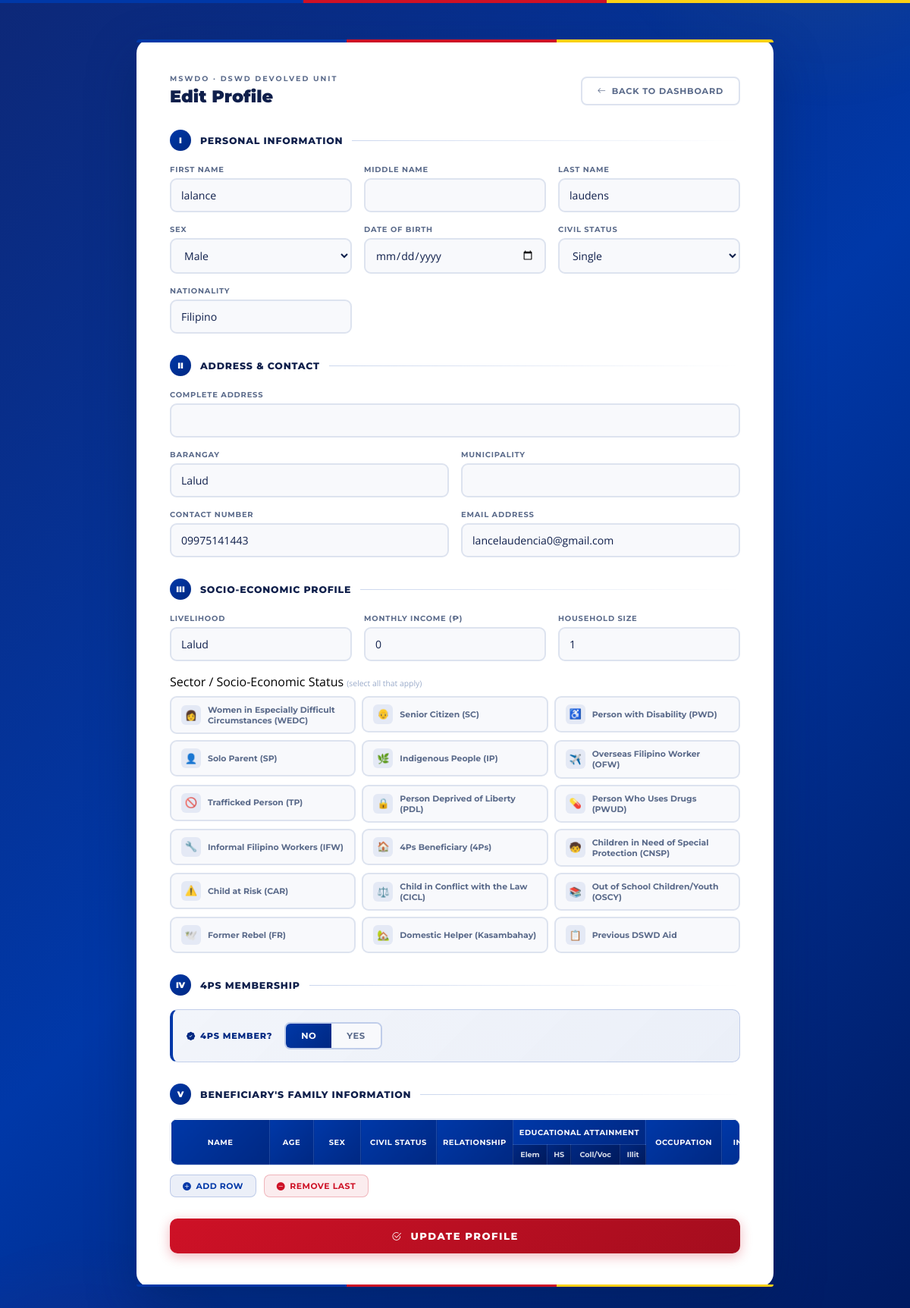
The app's page /client/profile/edit/ (signed in) with its own data.
### core/models.py (models this page shows, shortened)
class Client(models.Model):
    first_name   = models.CharField(max_length=120)
    middle_name  = models.CharField(max_length=120, blank=True, null=True)
    last_name    = models.CharField(max_length=120)
    sex          = models.CharField(max_length=10, blank=True, null=True)
    birth_date   = models.DateField(blank=True, null=True)
    civil_status = models.CharField(max_length=30, blank=True, null=True)
    nationality  = models.CharField(max_length=50, blank=True, null=True)
    address      = models.TextField(blank=True, null=True)
    barangay     = models.CharField(max_length=100, blank=True, null=True)
    municipality = models.CharField(max_length=100, blank=True, null=True)
    email        = models.EmailField(blank=True, null=True)
    contact_no   = models.CharField(max_length=20, blank=True, null=True)
    livelihood      = models.CharField(max_length=100, blank=True, null=True)
    monthly_income  = models.DecimalField(max_digits=12, decimal_places=2, blank=True, null=True)
    household_size  = models.IntegerField(blank=True, null=True)
    has_disability  = models.CharField(max_length=10, blank=True, null=True)
    is_senior       = models.CharField(max_length=10, blank=True, null=True)
    previous_aid    = models.CharField(max_length=10, blank=True, null=True)
    is_solo_parent  = models.CharField(max_length=3, default='No', blank=True, null=True)
    is_indigenous   = models.CharField(max_length=3, default='No', blank=True, null=True)
    sectors = models.JSONField(default=list, blank=True)
    is_4ps          = models.CharField(max_length=3, default='No', blank=True, null=True)
    fourps_id       = models.CharField(max_length=50, blank=True, null=True)
    created_at      = models.DateTimeField(auto_now_add=True)

### core/views.py (the view, shortened to what this page needs)
# urls.py: path('client/profile/edit/', views.client_edit_profile, name='client_edit_profile'),
def client_edit_profile(request):
    client_id = request.session.get('client_id')
    if not client_id:
        return redirect('client_login')
    client = get_object_or_404(Client, id=client_id)
    family_members = client.family_members.all()
    SECTOR_CHOICES = [
        ('WEDC','Women in Especially Difficult Circumstances (WEDC)'),('SC','Senior Citizen (SC)'),
        ('PWD','Person with Disability (PWD)'),('SP','Solo Parent (SP)'),('IP','Indigenous People (IP)'),
        ('OFW','Overseas Filipino Worker (OFW)'),('TP','Trafficked Person (TP)'),
        ('PDL','Person Deprived of Liberty (PDL)'),('PWUD','Person Who Uses Drugs (PWUD)'),
        ('IFW','Informal Filipino Workers (IFW)'),('4PS','4Ps Beneficiary (4Ps)'),
        ('CNSP','Children in Need of Special Protection (CNSP)'),('CAR','Child at Risk (CAR)'),
        ('CICL','Child in Conflict with the Law (CICL)'),('OSCY','Out of School Children/Youth (OSCY)'),
        ('FR','Former Rebel (FR)'),('KASAMBAHAY','Domestic Helper (Kasambahay)'),
    ]
    return render(request, 'client_edit_profile.html', {
        'client': client,
        'family_members': family_members,
        'sector_choices': SECTOR_CHOICES,
    })

### core/context_processors.py (called while the page is built)
def notifications_processor(request):
    if request.user.is_authenticated:
        user_role = getattr(request.user, "role", None)
        if user_role in ["staff", "admin"] or request.user.is_superuser:
            notifications_all = Notification.objects.filter(
                recipient=request.user
            ).order_by('-created_at')
            unread_notifications_count = notifications_all.filter(is_read=False).count()
            notifications = notifications_all[:10]
        else:
            notifications = []
            unread_notifications_count = 0
    else:
        notifications = []
        unread_notifications_count = 0
    return {
        'notifications': notifications,
        'unread_notifications_count': unread_notifications_count,
    }

### core/templates/client_edit_profile.html (shortened to what this page needs)
{% load static %}
<!DOCTYPE html>
<html lang="en">
<head>
  <link rel="stylesheet" href="https://cdn.jsdelivr.net/npm/bootstrap-icons@1.11.3/font/bootstrap-icons.min.css" />
</head>
<body>
<div class="container">
  <div class="page-header">
    <div class="page-header-left">
      <div class="eyebrow">MSWDO · DSWD Devolved Unit</div>
      <h2>Edit Profile</h2>
    </div>
    <a href="{% url 'client_dashboard' %}" class="btn-back"><i class="bi bi-arrow-left"></i> Back to Dashboard</a>
  </div>
  <form method="POST">
    <div class="section-divider"><div class="section-num">I</div><h4>Personal Information</h4><div class="section-line"></div></div>
    <div class="form-grid">
      <div class="field"><label>First Name</label><input type="text" name="first_name" value="{{ client.first_name }}" required></div>
      <div class="field"><label>Middle Name</label><input type="text" name="middle_name" value="{{ client.middle_name|default:'' }}"></div>
      <div class="field"><label>Last Name</label><input type="text" name="last_name" value="{{ client.last_name }}" required></div>
    </div>
    <div class="form-grid">
      <div class="field"><label>Sex</label><select name="sex"><option value="Male" >Male</option></select></div>
      <div class="field"><label>Date of Birth</label><input type="date" name="birth_date" value="{{ client.birth_date|date:'Y-m-d' }}"></div>
      <div class="field"><label>Civil Status</label><select name="civil_status"><option value="Single" >Single</option></select></div>
      <div class="field"><label>Nationality</label><input type="text" name="nationality" value="{{ client.nationality|default:'Filipino' }}"></div>
    </div>
    <div class="section-divider"><div class="section-num">II</div><h4>Address &amp; Contact</h4><div class="section-line"></div></div>
    <div class="form-grid"><div class="field" style="grid-column:1/-1;"><label>Complete Address</label><input type="text" name="address" value="{{ client.address|default:'' }}"></div></div>
    <div class="form-grid">
      <div class="field"><label>Barangay</label><input type="text" name="barangay" value="{{ client.barangay|default:'' }}"></div>
      <div class="field"><label>Municipality</label><input type="text" name="municipality" value="{{ client.municipality|default:'' }}"></div>
    </div>
    <div class="form-grid">
      <div class="field"><label>Contact Number</label><input type="text" name="contact_no" value="{{ client.contact_no|default:'' }}"></div>
      <div class="field"><label>Email Address</label><input type="email" name="email" value="{{ client.email|default:'' }}"></div>
    </div>
    <div class="section-divider"><div class="section-num">III</div><h4>Socio-Economic Profile</h4><div class="section-line"></div></div>
    <div class="form-grid">
      <div class="field"><label>Livelihood</label><input type="text" name="livelihood" value="{{ client.livelihood|default:'' }}"></div>
      <div class="field"><label>Monthly Income (₱)</label><input type="number" name="monthly_income" step="0.01" min="0" value="{{ client.monthly_income|default:0 }}"></div>
      <div class="field"><label>Household Size</label><input type="number" name="household_size" min="1" value="{{ client.household_size|default:1 }}"></div>
    </div>
    <label class="form-label" style="margin-bottom:8px;display:block;">Sector / Socio-Economic Status <span style="color:#9aabca;font-weight:400;text-transform:none;letter-spacing:0;font-size:.65rem;">(select all that apply)</span></label>
    <div class="sector-grid">
      <div class="sector-item"><label for="s_WEDC"><span class="sector-icon">👩</span>Women in Especially Difficult Circumstances (WEDC)</label></div>
      <div class="sector-item"><input type="checkbox" name="sector_SC" id="s_SC" value="1" {% if 'SC' in client.sectors %}checked{% endif %}><label for="s_SC"><span class="sector-icon">👴</span>Senior Citizen (SC)</label></div>
      <div class="sector-item"><input type="checkbox" name="sector_PWD" id="s_PWD" value="1" {% if 'PWD' in client.sectors %}checked{% endif %}><label for="s_PWD"><span class="sector-icon">♿</span>Person with Disability (PWD)</label></div>
      <div class="sector-item"><input type="checkbox" name="sector_SP" id="s_SP" value="1" {% if 'SP' in client.sectors %}checked{% endif %}><label for="s_SP"><span class="sector-icon">👤</span>Solo Parent (SP)</label></div>
      <div class="sector-item"><input type="checkbox" name="sector_IP" id="s_IP" value="1" {% if 'IP' in client.sectors %}checked{% endif %}><label for="s_IP"><span class="sector-icon">🌿</span>Indigenous People (IP)</label></div>
      <div class="sector-item"><label for="s_OFW"><span class="sector-icon">✈️</span>Overseas Filipino Worker (OFW)</label></div>
      <div class="sector-item"><input type="checkbox" name="sector_TP" id="s_TP" value="1" {% if 'TP' in client.sectors %}checked{% endif %}><label for="s_TP"><span class="sector-icon">🚫</span>Trafficked Person (TP)</label></div>
      <div class="sector-item"><label for="s_PDL"><span class="sector-icon">🔒</span>Person Deprived of Liberty (PDL)</label></div>
      <div class="sector-item"><label for="s_PWUD"><span class="sector-icon">💊</span>Person Who Uses Drugs (PWUD)</label></div>
      <div class="sector-item"><label for="s_IFW"><span class="sector-icon">🔧</span>Informal Filipino Workers (IFW)</label></div>
      <div class="sector-item"><input type="checkbox" name="sector_4PS" id="s_4PS" value="1" {% if '4PS' in client.sectors %}checked{% endif %}><label for="s_4PS"><span class="sector-icon">🏠</span>4Ps Beneficiary (4Ps)</label></div>
      <div class="sector-item"><label for="s_CNSP"><span class="sector-icon">🧒</span>Children in Need of Special Protection (CNSP)</label></div>
      <div class="sector-item"><input type="checkbox" name="sector_CAR" id="s_CAR" value="1" {% if 'CAR' in client.sectors %}checked{% endif %}><label for="s_CAR"><span class="sector-icon">⚠️</span>Child at Risk (CAR)</label></div>
      <div class="sector-item"><label for="s_CICL"><span class="sector-icon">⚖️</span>Child in Conflict with the Law (CICL)</label></div>
      <div class="sector-item"><label for="s_OSCY"><span class="sector-icon">📚</span>Out of School Children/Youth (OSCY)</label></div>
      <div class="sector-item"><input type="checkbox" name="sector_FR" id="s_FR" value="1" {% if 'FR' in client.sectors %}checked{% endif %}><label for="s_FR"><span class="sector-icon">🕊️</span>Former Rebel (FR)</label></div>
      <div class="sector-item"><label for="s_KASAMBAHAY"><span class="sector-icon">🏡</span>Domestic Helper (Kasambahay)</label></div>
      <div class="sector-item"><input type="checkbox" name="previous_aid" id="s_PREV" value="Yes" {% if client.previous_aid == 'Yes' %}checked{% endif %}><label for="s_PREV"><span class="sector-icon">📋</span>Previous DSWD Aid</label></div>
    </div>
    <div class="section-divider"><div class="section-num">IV</div><h4>4Ps Membership</h4><div class="section-line"></div></div>
    <div class="fourps-box">
      <div class="fourps-label"><i class="bi bi-patch-check-fill"></i> 4Ps Member?</div>
      <div class="toggle-group">
        <label for="4ps-no">No</label>
        <label for="4ps-yes">Yes</label>
      </div>
    </div>
    <div class="section-divider"><div class="section-num">V</div><h4>Beneficiary's Family Information</h4><div class="section-line"></div></div>
    <div class="family-wrapper">
      <table class="family-table">
        <thead>
          <tr>
            <th rowspan="2" style="min-width:130px;">Name</th>
            <th rowspan="2" style="min-width:58px;">Age</th>
            <th rowspan="2" style="min-width:62px;">Sex</th>
            <th rowspan="2" style="min-width:100px;">Civil Status</th>
            <th rowspan="2" style="min-width:100px;">Relationship</th>
            <th colspan="4">Educational Attainment</th>
            <th rowspan="2" style="min-width:100px;">Occupation</th>
            <th rowspan="2" style="min-width:76px;">Income</th>
          </tr>
          <tr><th>Elem</th><th>HS</th><th>Coll/Voc</th><th>Illit</th></tr>
        </thead>
      </table>
    </div>
    <div class="table-controls">
      <button type="button" class="tbl-btn tbl-btn-add" onclick="addFamilyRow()"><i class="bi bi-plus-circle-fill"></i> Add Row</button>
      <button type="button" class="tbl-btn tbl-btn-remove" onclick="removeLastRow()"><i class="bi bi-dash-circle-fill"></i> Remove Last</button>
    </div>
    <button type="submit"><i class="bi bi-check2-circle"></i>&nbsp; Update Profile</button>
  </form>
  <div class="flag-strip"></div>
</div>
</body>
</html>

### records on screen
Client: first_name "lalance", last_name "laudens", nationality "Filipino", barangay "Lalud", contact_no "09975141443", email "lancelaudencia0@gmail.com", livelihood "Lalud", monthly_income "0", household_size "1"
